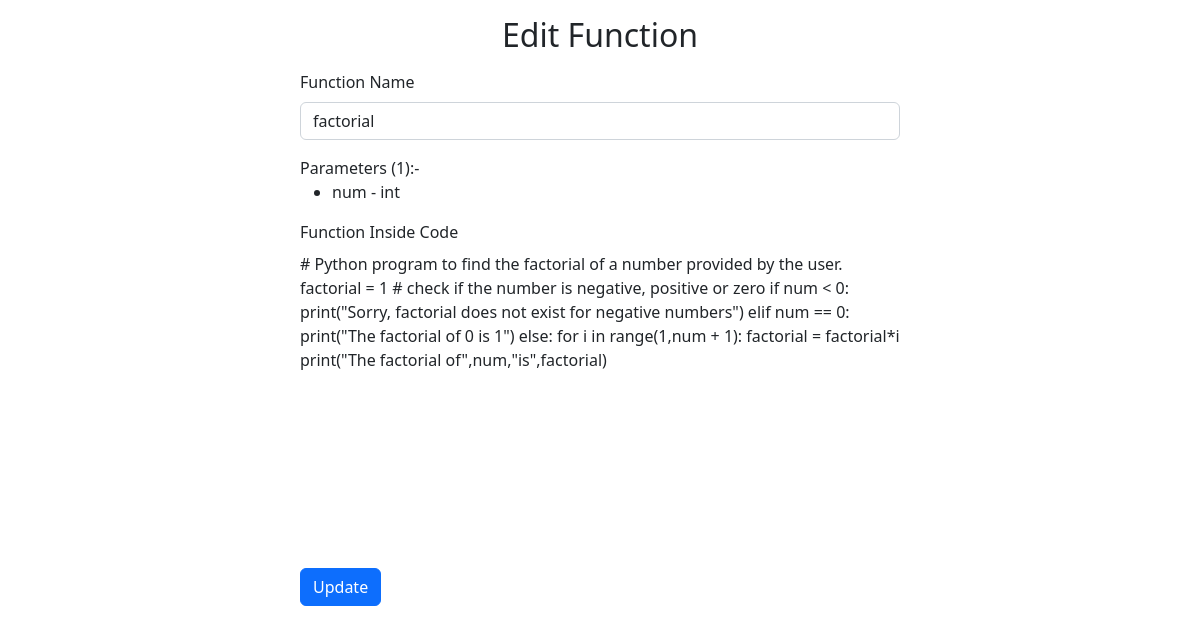
The page /function/edit/25/ on the database as committed earlier.
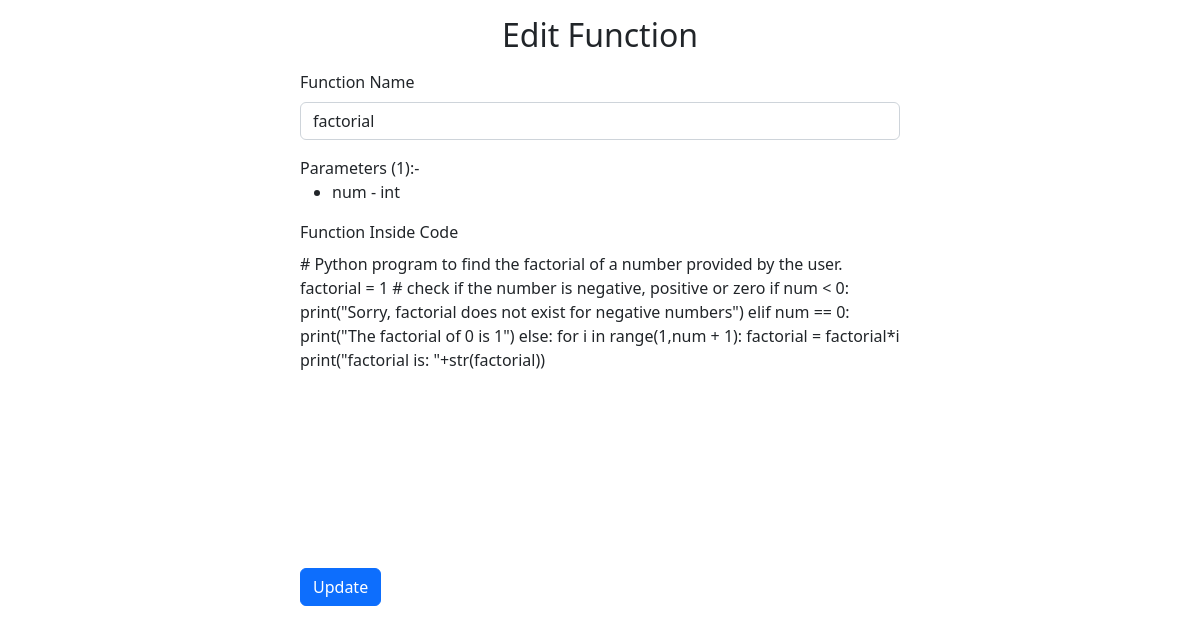
The same page on the database as committed later.
### core/models.py (models this page shows, shortened)
class Function(models.Model):
    name = models.CharField(max_length=120)
    params = models.TextField()
    code = models.TextField()

### core/views.py (the view)
# urls.py: path('function/edit/<id>/',edit),
def edit(request,id):
    if(request.method == "GET"):
        function = Function.objects.get(id=id)
        params = ast.literal_eval(function.params)
        return render(request,'edit.html',{'function':function,'params':params})
    elif request.method == "POST":
        function = Function.objects.get(id=id)
        function.name = request.POST.get('name')
        function.code = request.POST.get('code')
        function.save()
        return redirect('/all')

### core/templates/edit.html (shortened to what this page needs)
<!DOCTYPE html>
<html lang="en">
<head>
    <link rel="stylesheet" href="https://cdn.jsdelivr.net/npm/bootstrap@5.2.3/dist/css/bootstrap.min.css">
</head>
<body>
    <h2 class="text-center my-3">Edit Function</h2>
    <form action="/function/edit/{{function.id}}/" class="w-50 mx-auto" method="POST" onsubmit="setCodeInput(event,this)">
        <div class="mb-3">
            <label for="name" class="form-label">Function Name</label>
            <input type="text" value="{{function.name}}" id="name" class="form-control" name="name" placeholder="Enter Function Name" required>
        </div>
        <div class="mb-3">
            Parameters ({{params|length}}):-
            <ul>
                {% for param,type in params.items %}
                        <li>{{param}} - {{type}}</li>
                {% endfor %}
            </ul>
        </div>
        <label for="editor" class="form-label">Function Inside Code</label>
        <div class="editor mb-3">
            <div id="editor">{{function.code}}</div>
        </div>
        <div class="mb-3">
            <input type="submit" value="Update" class="btn btn-primary">
        </div>
    </form>
</body>
</html>

Rows that differ between the two databases and show on the page:
changed Function "factorial": code "…1): factorial = factorial*i print(\"The factorial of\",num,\"is\",factorial)" → "…1): factorial = factorial*i print(\"factorial is: \"+str(factorial))"
